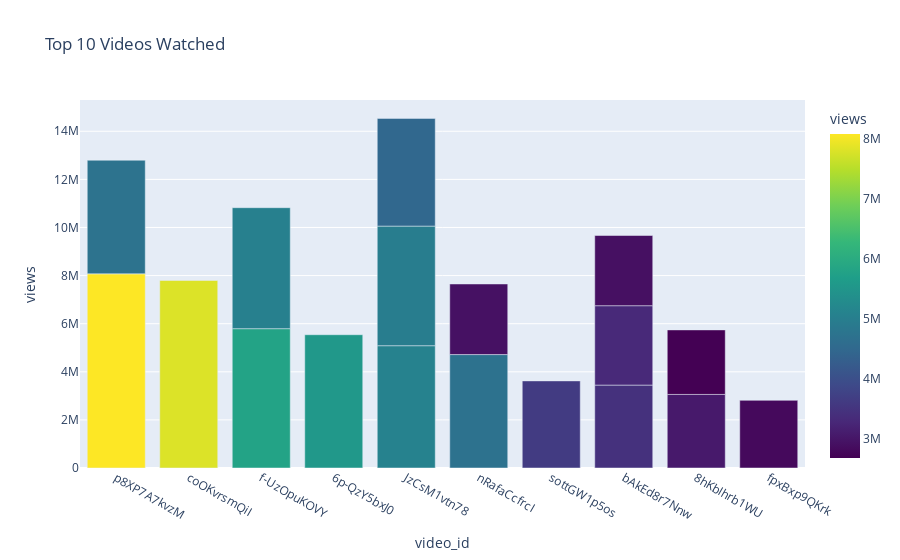

Notebook source saved alongside this figure:
### Code cell
#finding top 10 watched videos
dataset = pd.read_csv("Dataset/Youtube.csv", nrows=1000)
videos = dataset.query("category_id == 24").sort_values(by=['views'], ascending=False)
videos = videos[0:18]
fig = px.bar(videos,
             x='video_id',
             y='views',
             color='views',
             color_continuous_scale='Viridis',
             title='Top 10 Videos Watched')
fig.show()

### Figure 1 — Plotly figure (JSON) as saved in the notebook; plotly's stock layout.template omitted (floating-point values rounded to 4 significant figures)
{"data": [{"alignmentgroup": "True", "hovertemplate": "video_id=%{x}<br>views=%{marker.color}<extra></extra>", "legendgroup": "", "marker": {"color": [8072982, 7797259, 5792827, 5541767, 5085080, 5029621, 4972464, 4722974, 4716036, 4477587, 3621389, 3447230, 3300683, 3058843, 2935330, 2918106, 2812994, 2682800], "coloraxis": "coloraxis"}, "name": "", "offsetgroup": "", "orientation": "v", "showlegend": false, "textposition": "auto", "type": "bar", "x": ["p8XP7A7kvzM", "coOKvrsmQiI", "f-UzOpuKOVY", "6p-QzY5bxJ0", "JzCsM1vtn78", "f-UzOpuKOVY", "JzCsM1vtn78", "p8XP7A7kvzM", "nRafaCcfrcI", "JzCsM1vtn78", "sottGW1p5os", "bAkEd8r7Nnw", "bAkEd8r7Nnw", "8hKbIhrb1WU", "nRafaCcfrcI", "bAkEd8r7Nnw", "fpxBxp9QKrk", "8hKbIhrb1WU"], "xaxis": "x", "y": [8072982, 7797259, 5792827, 5541767, 5085080, 5029621, 4972464, 4722974, 4716036, 4477587, 3621389, 3447230, 3300683, 3058843, 2935330, 2918106, 2812994, 2682800], "yaxis": "y"}], "layout": {"barmode": "relative", "coloraxis": {"colorbar": {"title": {"text": "views"}}, "colorscale": [[0, "#440154"], [0.1111, "#482878"], [0.2222, "#3e4989"], [0.3333, "#31688e"], [0.4444, "#26828e"], [0.5556, "#1f9e89"], [0.6667, "#35b779"], [0.7778, "#6ece58"], [0.8889, "#b5de2b"], [1, "#fde725"]]}, "legend": {"tracegroupgap": 0}, "title": {"text": "Top 10 Videos Watched"}, "xaxis": {"anchor": "y", "domain": [0, 1], "title": {"text": "video_id"}}, "yaxis": {"anchor": "x", "domain": [0, 1], "title": {"text": "views"}}}}
